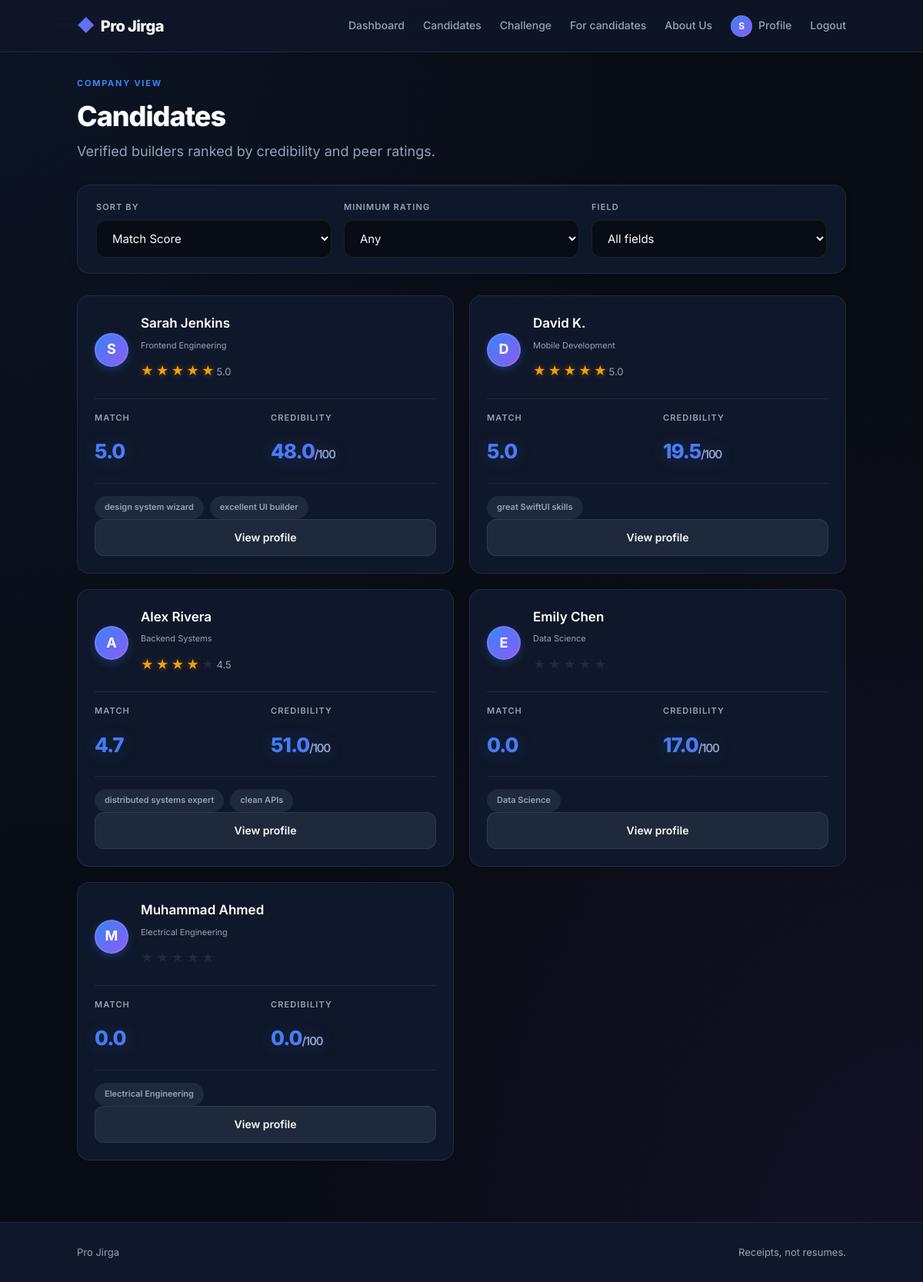
The app's page /company (signed in) with its own data.
### tables this page shows
CREATE TABLE user (
        id INTEGER PRIMARY KEY AUTOINCREMENT,
        name TEXT NOT NULL,
        email TEXT UNIQUE NOT NULL,
        email_verified INTEGER DEFAULT 0,
        user_type TEXT NOT NULL,
        field TEXT NOT NULL,
        github_username TEXT,
        credibility_score REAL DEFAULT 0,
        match_score REAL DEFAULT 0,
        created_at TEXT NOT NULL
    );

CREATE TABLE rating (
        id INTEGER PRIMARY KEY AUTOINCREMENT,
        rater_id INTEGER NOT NULL,
        rated_user_id INTEGER NOT NULL,
        stars INTEGER NOT NULL,
        tag TEXT,
        created_at TEXT NOT NULL
    );

### Backend/app.py (the view)
@app.route("/company", methods=["GET"])
def company_view():
    db = get_db()
    field = request.args.get("field")
    min_rating = request.args.get("min_rating", type=float)
    sort_by = request.args.get("sort", "match_score")
    query = "SELECT * FROM user WHERE email_verified = 1"
    params = []
    if field:
        query += " AND field = ?"
        params.append(field)
    if min_rating is not None:
        query += " AND match_score >= ?"
        params.append(min_rating)
    query += " ORDER BY credibility_score DESC" if sort_by == "credibility_score" else " ORDER BY match_score DESC"
    users = db.execute(query, params).fetchall()
    candidates = []
    for u in users:
        ratings = db.execute(
            "SELECT stars FROM rating WHERE rated_user_id = ?", (u["id"],)
        ).fetchall()
        avg_stars = sum(r["stars"] for r in ratings) / len(ratings) if ratings else 0
        tags = [
            r["tag"] for r in db.execute(
                "SELECT tag FROM rating WHERE rated_user_id = ? AND tag IS NOT NULL LIMIT 3",
                (u["id"],),
            ).fetchall()
        ]
        candidates.append({
            "id": u["id"],
            "name": u["name"],
            "field": u["field"],
            "credibility_score": normalized_credibility(u["credibility_score"]),
            "match_score": round(u["match_score"], 1),
            "avg_stars": round(avg_stars, 1),
            "tags": tags or [u["field"]],
            "slug": user_slug(u),
        })
    fields = [r[0] for r in db.execute("SELECT DISTINCT field FROM user").fetchall()]
    return render_template(
        "company_view.html",
        candidates=candidates,
        fields=fields,
        current_sort=sort_by,
        current_min_rating=min_rating,
        current_field=field,
    )

### Backend/app.py (called while the page is built)
def get_db():
    if "db" not in g:
        g.db = sqlite3.connect(DB_PATH)
        g.db.row_factory = sqlite3.Row
    return g.db

def normalized_credibility(score):
    return min(100, round(float(score or 0) * 10, 1))

def get_current_user():
    user_id = session.get("user_id")
    if not user_id:
        return None
    return get_db().execute("SELECT * FROM user WHERE id = ?", (user_id,)).fetchone()

@app.context_processor
def inject_globals():
    user = get_current_user()
    return {
        "current_user": user,
        "normalized_credibility": normalized_credibility,
        "time_ago": time_ago,
    }

def user_slug(user):
    return user["github_username"] or user["email"].split("@")[0]

### Frontend/templates/company_view.html (shortened to what this page needs)
{% extends "base.html" %}
{% block content %}
<section>
  <header class="page-head">
    <div>
      <p class="eyebrow">Company view</p>
      <h1>Candidates</h1>
      <p class="lede">Verified builders ranked by credibility and peer ratings.</p>
    </div>
  </header>
  <form class="filters card" method="get" action="{{ url_for('company_view') }}">
    <label class="filter">
      <span class="label small">Sort by</span>
      <select name="sort" onchange="this.form.submit()">
        <option value="match_score" {% if current_sort != 'credibility_score' %}selected{% endif %}>Match Score</option>
      </select>
    </label>
    <label class="filter">
      <span class="label small">Minimum rating</span>
      <select name="min_rating" onchange="this.form.submit()">
        <option value="" {% if not current_min_rating %}selected{% endif %}>Any</option>
      </select>
    </label>
    {% if fields %}
    <label class="filter">
      <span class="label small">Field</span>
      <select name="field" onchange="this.form.submit()">
        <option value="">All fields</option>
      </select>
    </label>
    {% endif %}
  </form>
  {% if candidates %}
  <div class="candidates">
    {% for c in candidates %}
    <article class="candidate-card">
      <div class="candidate-top">
        <div class="avatar sm">{{ c.name[0] }}</div>
        <div>
          <h3>{{ c.name }}</h3>
          <p class="muted xsmall">{{ c.field }}</p>
          <div class="stars-row">
            {% for i in range(1,6) %}
              <span class="star {% if c.avg_stars and i <= c.avg_stars|round(0,'floor') %}filled{% endif %}">★</span>
            {% endfor %}
            {% if c.avg_stars %}<span class="muted small">{{ c.avg_stars }}</span>{% endif %}
          </div>
        </div>
      </div>
      <div class="candidate-scores">
        <div>
          <span class="label small">Match</span>
          <span class="score-value sm">{{ c.match_score }}</span>
        </div>
        <div>
          <span class="label small">Credibility</span>
          <span class="score-value sm">{{ c.credibility_score }}<span class="score-max">/100</span></span>
        </div>
      </div>
      <div class="tag-cloud">
        {% for t in c.tags %}<span class="tag">{{ t }}</span>{% endfor %}
      </div>
      <a href="{{ url_for('profile', username=c.slug) }}" class="btn btn-secondary btn-block">View profile</a>
    </article>
    {% endfor %}
  </div>
  {% else %}
  <div class="empty-state card">
    <span class="empty-icon">🔍</span>
    <p>No candidates match your filters yet.</p>
    <a href="{{ url_for('landing') }}" class="btn btn-primary">Join Pro Jirga</a>
  </div>
  {% endif %}
</section>
{% endblock %}

### Frontend/templates/base.html (shortened to what this page needs)
<!DOCTYPE html>
<html lang="en">
<head>
  <link rel="stylesheet" href="{{ url_for('static', filename='css/style.css') }}">
</head>
<body>
  <header class="nav">
    <div class="nav-inner">
      <a href="{{ url_for('dashboard') if current_user else url_for('landing') }}" class="logo">
        <span class="logo-mark">◆</span> Pro Jirga
      </a>
      {% if current_user %}
      <nav class="nav-links" aria-label="Primary navigation">
        <a href="{{ url_for('dashboard') }}">Dashboard</a>
        <a href="{{ url_for('company_view') }}">Candidates</a>
        <a href="{{ url_for('challenge_page') }}">Challenge</a>
        <a href="{{ url_for('dashboard') }}" class="muted">For candidates</a>
        <a href="{{ url_for('about') }}" class="muted">About Us</a>
        <a href="{{ url_for('profile', username=current_user.github_username or current_user.email.split('@')[0]) }}" class="nav-profile">
          <span class="avatar xs">{{ current_user.name[0]|upper }}</span>
          Profile
        </a>
        <a href="{{ url_for('logout') }}" class="muted">Logout</a>
      </nav>
      {% else %}
      <nav class="nav-links" aria-label="Primary navigation">
        <a href="{{ url_for('landing') }}">For candidates</a>
        <a href="{{ url_for('company_view') }}">For companies</a>
        <a href="{{ url_for('about') }}">About Us</a>
      </nav>
      {% endif %}
    </div>
  </header>
  <main class="main">
    {% block content %}{% endblock %}
  </main>
  <footer class="footer">
    <div class="footer-inner">
      <span>Pro Jirga</span>
      <span class="muted">Receipts, not resumes.</span>
    </div>
  </footer>
</body>
</html>

### records on screen
user: name "S", name "Sarah Jenkins", field "Frontend Engineering", avg_stars "5.0", match_score "5.0", credibility_score "48.0"
rating: tag "design system wizard"
rating: tag "excellent UI builder"
user: name "D", name "David K.", field "Mobile Development", avg_stars "5.0", match_score "5.0", credibility_score "19.5"
rating: tag "great SwiftUI skills"
user: name "A", name "Alex Rivera", field "Backend Systems", avg_stars "4.5", match_score "4.7", credibility_score "51.0"
rating: tag "distributed systems expert"
rating: tag "clean APIs"
user: name "E", name "Emily Chen", field "Data Science", match_score "0.0", credibility_score "17.0"
user: name "M", name "Muhammad Ahmed", field "Electrical Engineering", match_score "0.0", credibility_score "0.0"
